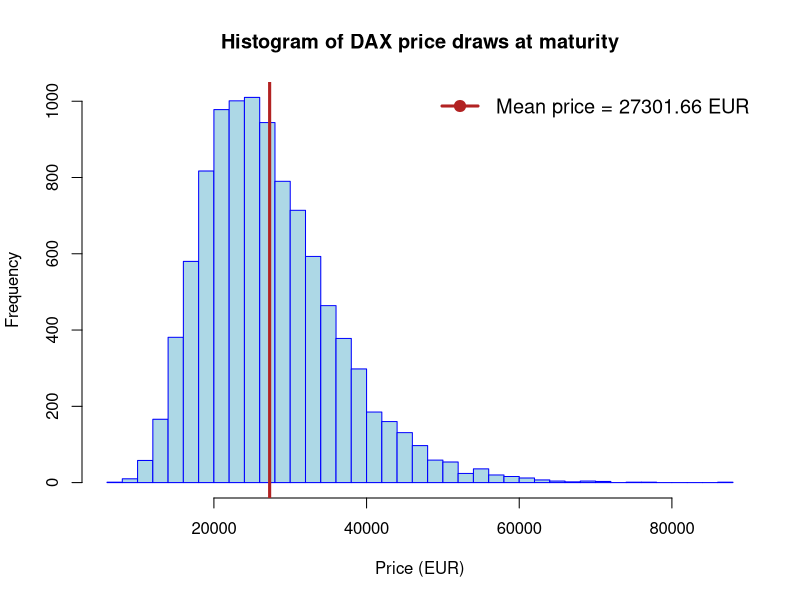

Recreate this plot in R.
## ---- chunk 1
# Init parameters
S_0    <- 23500  # DAX starting price
drift  <- 0.087  # Drift under P
sigma  <- 0.14   # Volatility
r_free <- 0.03   # Risk free rate

K      <- 25000  # Strike price
M      <- 60     # Number of time steps
T      <- 5      # Maturity in years
N      <- 5000   # Number of runs with generated numbers
delta  <- T/M    # Length of time step
## ---- chunk 2
# Create a MxN empty matrix to filled with normal random numbers
Z <- matrix(rnorm(M*N), nrow = M, ncol = N)

# Build a small helper function to see the dimensions of a matrix in a nice way
dimension <- function(X) {
  cat("The matrix has", dim(X)[1], "rows and", dim(X)[2], "columns\n")
}

dimension(Z)
## ---- chunk 3
# Compute the antithetic numbers
anti_Z <- diag(-1, nrow = M) %*% Z

# Bind the antithetic numbers
Z <- cbind(Z, anti_Z)

# Check results
dimension(Z)
Z[1:3,1:3]
Z[1:3, (1+N):(3+N)]
## ---- chunk 4
# Init prices matrix
S <- matrix(NA, nrow = M+1, ncol = 2*N)
dimension(S)

# Fill the first row with the t_0 price of the DAX
S[1,] <- S_0
## ---- chunk 5
# Calculate drift and volatility shock
drift <- (r_free-0.5*sigma^2)*delta
vol_shock <- sigma*sqrt(delta)

# Calculate the prices USING VECTORIZATION 
for (t in 2:(M+1)) {
  S[t, ] <- S[t-1, ] * exp(Z[t-1, ]*vol_shock + drift)
}

# Look at the distribution of DAX prices at t_60
{
hist(S[61,], 
     breaks = 30,
     main   = "Histogram of DAX price draws at maturity",
     xlab   = "Price (EUR)",
     col    = 'lightblue',
     border = 'blue')

mean_S_maturity <- mean(S[61,])

abline(v   = mean(S[61,]),
       col = "firebrick",
       lwd = 3)

legend("topright", 
       legend = paste("Mean price =", round(mean_S_maturity, 2), "EUR"), 
       col    = "firebrick", 
       lwd    = 3,  
       pch    = 19,
       bty    = "n",     
       cex    = 1.2)     
}
## ---- chunk 6
# Build a helper function for the European call payoff
european_call_payoff <- function(X, K) {
  C <- max(X - K, 0)
  return(C)
}

# Create a vector with the draws of the final call value given the payoff func
C_T <- sapply(S[61, ], function(X) european_call_payoff(X, K))
C_0 <- exp(-r_free*T)*mean(C_T)

cat("The present value of the European Call option written on the DAX is", C_0, 
    "EUR")
## ---- chunk 7
# Init parameters of the certificate
S_coupon_dates <- S[c(12,24,36,48,60)+1, ]
BB <- 28000
Notional <- 100

# Init empty matrix that will store the coupon payments
coupon_payment_matrix <- matrix(NA, nrow = dim(S_coupon_dates)[1], 
                                ncol = dim(S_coupon_dates)[2])

# For each time step (and path) check whether a coupon is payed
for (i in 1:length(S_coupon_dates)) {
  coupon_payment_matrix[i] <- ifelse(S_coupon_dates[i] > BB, 0.1*Notional, 0)
}

# Add the terminal payment of the notional 
coupon_payment_matrix[dim(S_coupon_dates)[1], ] <- (
  coupon_payment_matrix[dim(S_coupon_dates)[1], ] + Notional)

# Init discounting vector (storing the discounting coeffs)
discounting_vector <- c()
for (i in 1:T) {discounting_vector <- c(discounting_vector, exp(-r_free*i))}

# Calculate the sum of present value of all future cash flows for each draw
certificate_prices <- discounting_vector %*% coupon_payment_matrix

# Compute the mean certificate price
mean_certfificate_price <- mean(certificate_prices)
cat("The present value of the Bonus Certificate written on the DAX is", 
    mean_certfificate_price, "EUR")
